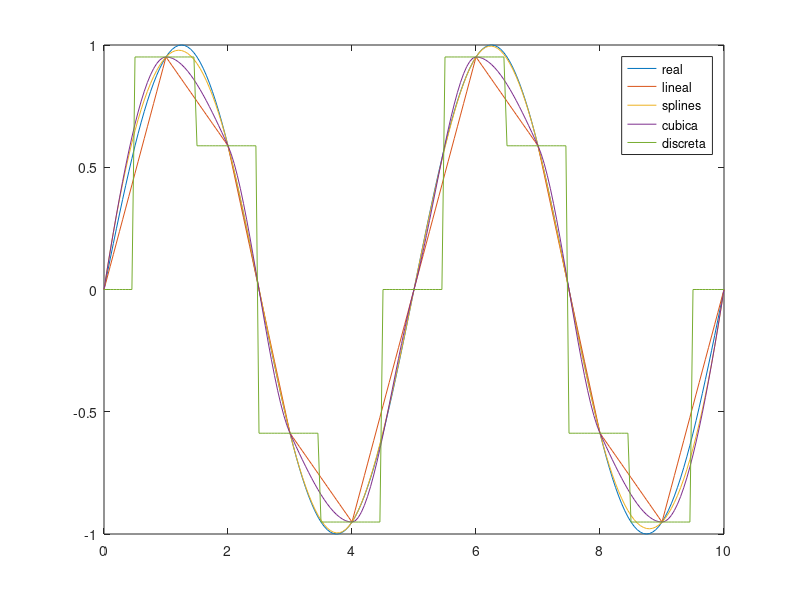

Write MATLAB code to recreate this figure. (Note: this script raises an error after producing the figure.)
xf=0:0.05:10;yf=sin(2*pi*xf/5);
xp=0:10     ;yp=sin(2*pi*xp/5);
lin=interp1(xp,yp,xf);
spl=interp1(xp,yp,xf,'spline');
cub=interp1(xp,yp,xf,'cubic');
near=interp1(xp,yp,xf,'nearest');
title('Comparacion de las opciones de interp1')
plot(xf,yf,";real;",xf,lin,";lineal;",xf,spl,";splines;",...
xf,cub,";cubica;",xf,near,";discreta;")
#legend('real','lineal','splines','cubica','discreta')
gset output 'figuraejemplo2.ps'
gset term postscript